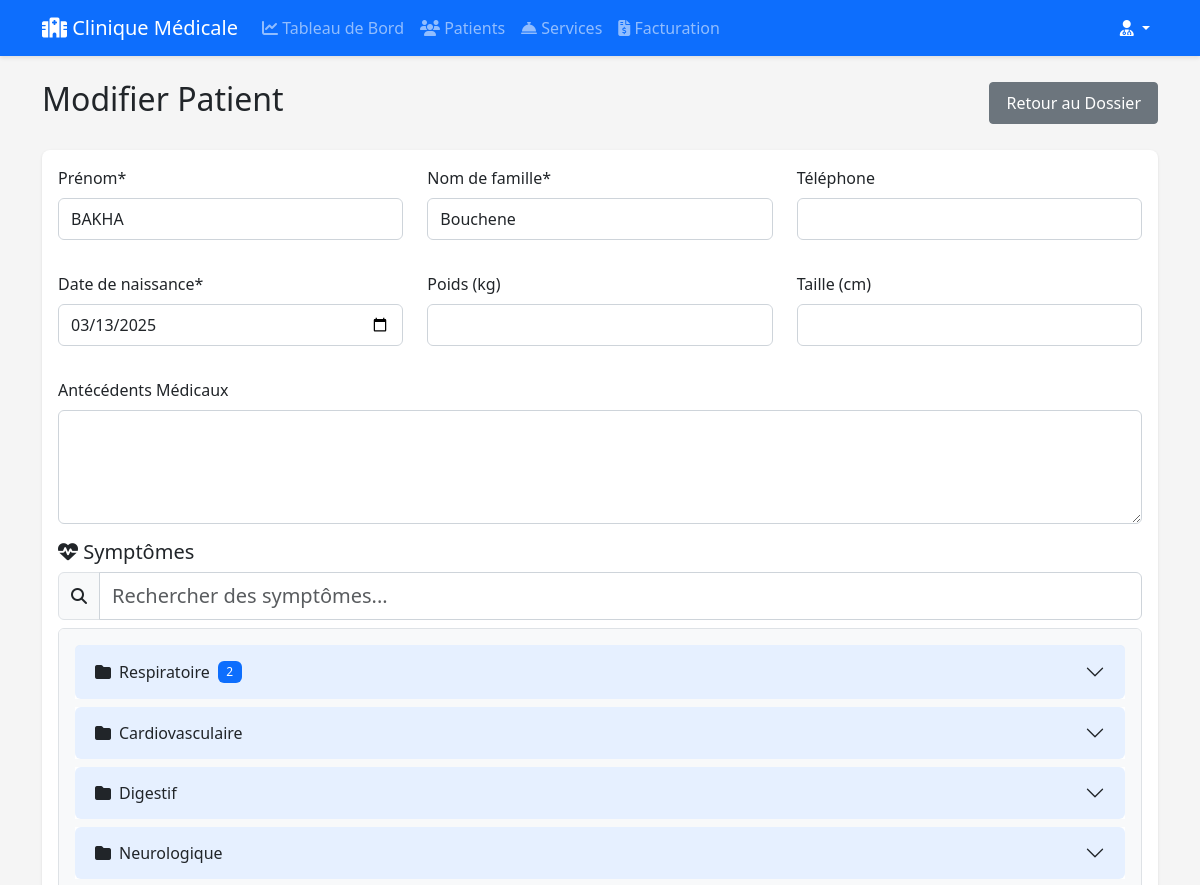
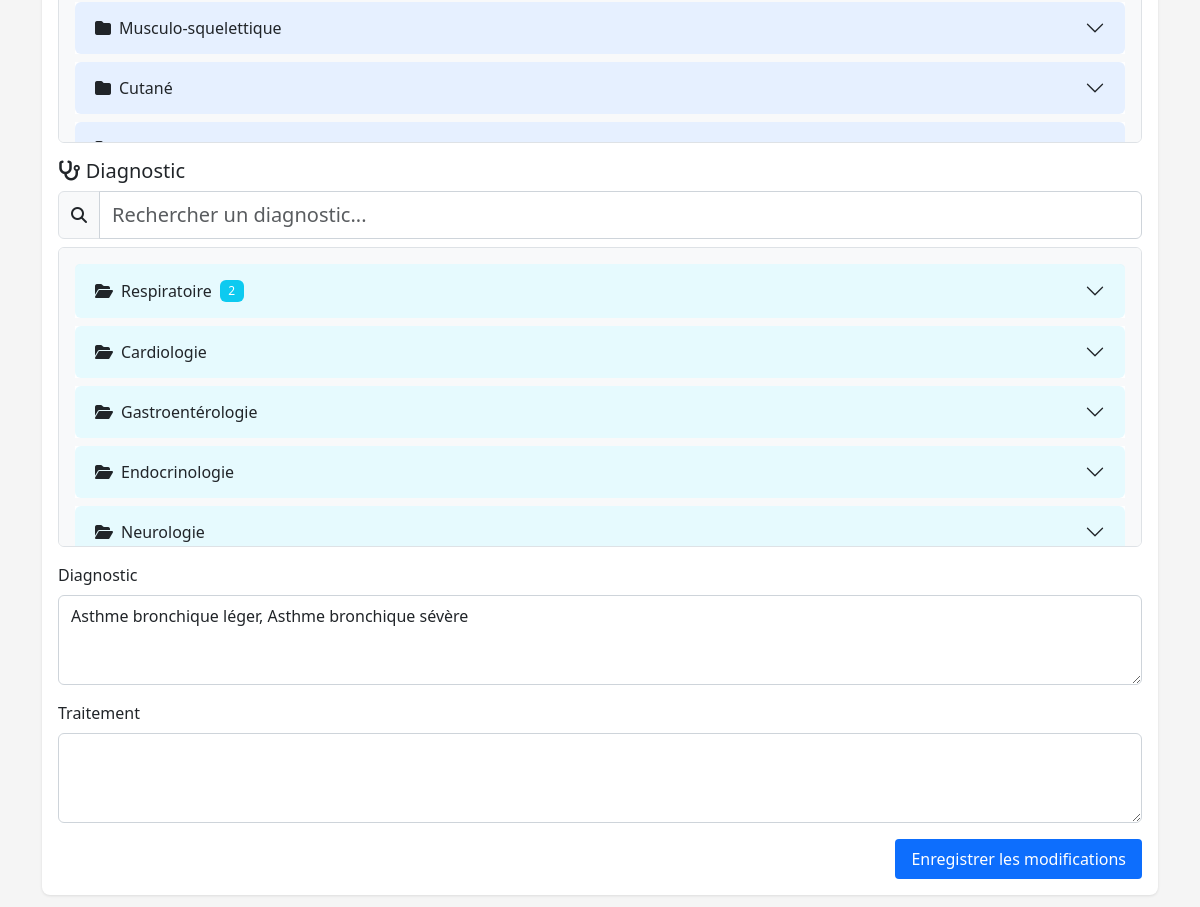
The page /patient/1/edit (signed in) on the database its author committed (2 pictures, top to bottom).
### app.py (models this page shows, shortened)
class AppSettings(db.Model):
    id = db.Column(db.Integer, primary_key=True)
    app_name = db.Column(db.String(100), nullable=False, default='Clinique Médicale')
    logo_url = db.Column(db.String(200))
    clinic_address = db.Column(db.Text)  # Ajout de l'adresse
    primary_color = db.Column(db.String(20), default='#0d6efd')
    last_updated = db.Column(db.DateTime, default=datetime.utcnow)
    @staticmethod
    def get_settings():
        settings = AppSettings.query.first()
        if not settings:
            settings = AppSettings()
            db.session.add(settings)
            db.session.commit()
        return settings

class Patient(db.Model):
    id = db.Column(db.Integer, primary_key=True)
    first_name = db.Column(db.String(100), nullable=False)
    last_name = db.Column(db.String(100), nullable=False)
    date_of_birth = db.Column(db.Date, nullable=False)
    phone = db.Column(db.String(20))
    medical_history = db.Column(db.Text)
    weight = db.Column(db.Float)
    height = db.Column(db.Float)
    diagnostic = db.Column(db.Text)
    treatment = db.Column(db.Text)
    next_appointment_date = db.Column(db.DateTime, nullable=True)
    appointments = db.relationship('Appointment', backref='patient', lazy=True)
    symptoms = db.Column(db.Text)  # Add this line

### app.py (the view, shortened to what this page needs)
@app.route('/patient/<int:patient_id>/edit', methods=['GET', 'POST'])
@require_doctor
def edit_patient(patient_id):
    patient = Patient.query.get_or_404(patient_id)
    latest_consultation = db.session.query(Consultation)\
        .join(Appointment)\
        .filter(Appointment.patient_id == patient_id)\
        .order_by(Consultation.date.desc())\
        .first()
    patient_symptoms = []
    if latest_consultation and latest_consultation.symptoms:
        patient_symptoms = [s.strip() for s in latest_consultation.symptoms.split(',')]
    elif patient.symptoms:
        patient_symptoms = [s.strip() for s in patient.symptoms.split(',')]
    return render_template('edit_patient.html',
                         patient=patient,
                         patient_symptoms=patient_symptoms,
                         latest_consultation=latest_consultation,
                         symptomes=SYMPTOMES,
                         diagnostics=DIAGNOSTICS)

### app.py (called while the page is built)
@app.context_processor
def inject_settings():
    return {'app_settings': AppSettings.get_settings()}

def require_doctor(f):
    @wraps(f)
    def decorated_function(*args, **kwargs):
        if 'user_id' not in session:
            return redirect(url_for('login'))
        user = User.query.get(session['user_id'])
        if not user or not user.is_doctor:
            flash('Accès réservé aux médecins', 'danger')
            return redirect(url_for('dashboard'))
        return f(*args, **kwargs)
    return decorated_function

    @property
    def is_doctor(self):
        return self.role == 'doctor'

### templates/edit_patient.html (shortened to what this page needs)
{% extends 'base.html' %}
{% block content %}
<div class="d-flex justify-content-between align-items-center mb-4">
    <h2>Modifier Patient</h2>
    <div>
        <a href="{{ url_for('patient_details', patient_id=patient.id) }}" class="btn btn-secondary">Retour au Dossier</a>
    </div>
</div>
<div class="card">
    <div class="card-body">
        <form method="post">
            <div class="row mb-3">
                <div class="col-md-4 mb-3">
                    <label for="first_name" class="form-label">Prénom*</label>
                    <input type="text" class="form-control" id="first_name" name="first_name"
                           value="{{ patient.first_name }}" required>
                </div>
                <div class="col-md-4 mb-3">
                    <label for="last_name" class="form-label">Nom de famille*</label>
                    <input type="text" class="form-control" id="last_name" name="last_name"
                           value="{{ patient.last_name }}" required>
                </div>
                <div class="col-md-4 mb-3">
                    <label for="phone" class="form-label">Téléphone</label>
                    <input type="tel" class="form-control" id="phone" name="phone"
                           value="{{ patient.phone }}">
                </div>
            </div>
            <div class="row mb-3">
                <div class="col-md-4 mb-3">
                    <label for="date_of_birth" class="form-label">Date de naissance*</label>
                    <input type="date" class="form-control" id="date_of_birth" name="date_of_birth"
                           value="{{ patient.date_of_birth.strftime('%Y-%m-%d') }}" required>
                </div>
                <div class="col-md-4 mb-3">
                    <label for="weight" class="form-label">Poids (kg)</label>
                    <input type="number" step="0.1" class="form-control" id="weight" name="weight"
                           value="{{ patient.weight or '' }}">
                </div>
                <div class="col-md-4 mb-3">
                    <label for="height" class="form-label">Taille (cm)</label>
                    <input type="number" step="0.1" class="form-control" id="height" name="height"
                           value="{{ patient.height or '' }}">
                </div>
            </div>
            <div class="mb-3">
                <label for="medical_history" class="form-label">Antécédents Médicaux</label>
                <textarea class="form-control" id="medical_history" name="medical_history" rows="4">{{ patient.medical_history or '' }}</textarea>
            </div>
            <div class="mb-3">
                <label class="form-label h5"><i class="fas fa-heartbeat"></i> Symptômes</label>
                <div class="input-group mb-2">
                    <span class="input-group-text"><i class="fas fa-search"></i></span>
                    <input type="text"
                           class="form-control form-control-lg"
                           id="symptoms-search"
                           placeholder="Rechercher des symptômes..."
                           autocomplete="off">
                </div>
                <div class="symptoms-container border rounded p-3 bg-light" style="max-height: 400px; overflow-y: auto;">
                    <div class="accordion custom-accordion" id="symptomsAccordion">
                        {% for category, symptoms in symptomes.items() %}
                        <div class="accordion-item symptom-category border-0 mb-2">
                            <h2 class="accordion-header">
                                <button class="accordion-button collapsed bg-primary bg-opacity-10" type="button"
                                        data-bs-toggle="collapse"
                                        data-bs-target="#category{{ loop.index }}">
                                    <i class="fas fa-folder me-2"></i> {{ category }}
                                    <span class="badge bg-primary ms-2 category-count">0</span>
                                </button>
                            </h2>
                        </div>
                        {% endfor %}
                    </div>
                </div>
            </div>
            <div class="mb-3">
                <label class="form-label h5"><i class="fas fa-stethoscope"></i> Diagnostic</label>
                <div class="input-group mb-2">
                    <span class="input-group-text"><i class="fas fa-search"></i></span>
                    <input type="text"
                           class="form-control form-control-lg"
                           id="diagnostic-search"
                           placeholder="Rechercher un diagnostic..."
                           autocomplete="off">
                </div>
                <div class="diagnostic-container border rounded p-3 bg-light" style="max-height: 300px; overflow-y: auto;">
                    <div class="accordion custom-accordion" id="diagnosticAccordion">
                        {% for category, diagnoses in diagnostics.items() %}
                        <div class="accordion-item diagnostic-category border-0 mb-2">
                            <h2 class="accordion-header">
                                <button class="accordion-button collapsed bg-info bg-opacity-10" type="button"
                                        data-bs-toggle="collapse"
                                        data-bs-target="#diagnostic{{ loop.index }}">
                                    <i class="fas fa-folder-open me-2"></i> {{ category }}
                                    <span class="badge bg-info ms-2 category-count">0</span>
                                </button>
                            </h2>
                        </div>
                        {% endfor %}
                    </div>
                </div>
            </div>
            <div class="mb-3">
                <label for="diagnostic" class="form-label">Diagnostic</label>
                <textarea class="form-control" id="diagnostic" name="diagnostic" rows="3">{{ patient.diagnostic or '' }}</textarea>
            </div>
            <div class="mb-3">
                <label for="treatment" class="form-label">Traitement</label>
                <textarea class="form-control" id="treatment" name="treatment" rows="3">{{ patient.treatment or '' }}</textarea>
            </div>
            <div class="text-end">
                <button type="submit" class="btn btn-primary">Enregistrer les modifications</button>
            </div>
        </form>
    </div>
</div>
{% endblock %}

### templates/base.html (shortened to what this page needs)
<!DOCTYPE html>
<html lang="fr">
<head>
    <link href="https://cdn.jsdelivr.net/npm/bootstrap@5.3.0/dist/css/bootstrap.min.css" rel="stylesheet">
    <link href="https://cdn.jsdelivr.net/npm/@fortawesome/fontawesome-free@6/css/all.min.css" rel="stylesheet">
    <link href="https://cdn.jsdelivr.net/npm/animate.css@4.1.1/animate.min.css" rel="stylesheet">
    <link href="https://cdn.jsdelivr.net/npm/sweetalert2@11/dist/sweetalert2.min.css" rel="stylesheet">
    <link href="{{ url_for('static', filename='css/style.css') }}" rel="stylesheet">
</head>
<body>
    {% if 'user_id' in session %}
    <nav class="navbar navbar-expand-lg navbar-dark bg-primary mb-4">
        <div class="container">
            <a class="navbar-brand" href="{{ url_for('dashboard') }}">
                <i class="fas fa-hospital"></i> {{ app_settings.app_name }}
            </a>
            <div class="collapse navbar-collapse" id="navbarNav">
                <ul class="navbar-nav me-auto">
                    <li class="nav-item">
                        <a class="nav-link {% if request.endpoint == 'dashboard' %}active{% endif %}"
                           href="{{ url_for('dashboard') }}">
                            <i class="fas fa-chart-line"></i> Tableau de Bord
                        </a>
                    </li>
                    <li class="nav-item">
                        <a class="nav-link {% if request.endpoint == 'patients' %}active{% endif %}"
                           href="{{ url_for('patients') }}">
                            <i class="fas fa-users"></i> Patients
                        </a>
                    </li>
                    {% if session.get('user_role') == 'doctor' %}
                    <li class="nav-item">
                        <a class="nav-link {% if request.endpoint == 'manage_services' %}active{% endif %}"
                           href="{{ url_for('manage_services') }}">
                            <i class="fas fa-concierge-bell"></i> Services
                        </a>
                    </li>
                    <li class="nav-item">
                        <a class="nav-link {% if request.endpoint == 'billing' %}active{% endif %}"
                           href="{{ url_for('billing') }}">
                            <i class="fas fa-file-invoice-dollar"></i> Facturation
                        </a>
                    </li>
                    {% endif %}
                </ul>
                <div class="navbar-nav">
                    <div class="nav-item dropdown">
                        <a class="nav-link dropdown-toggle text-white" href="#" id="userDropdown"
                           role="button" data-bs-toggle="dropdown">
                            <i class="fas fa-user-md"></i>
                        </a>
                    </div>
                </div>
            </div>
        </div>
    </nav>
    {% endif %}
    <div class="container">
        {% block content %}{% endblock %}
    </div>
</body>
</html>

### static/css/style.css (style rules this page uses)
:root { --primary-color: #0d6efd; --secondary-color: #6c757d; --success-color: #198754; --warning-color: #ffc107; --danger-color: #dc3545; --light-bg: #f8f9fa; }
body { background-color: var(--light-bg); }
.card { border: none; border-radius: 0.5rem; box-shadow: 0 2px 4px rgba(0,0,0,0.05); transition: transform 0.2s ease, box-shadow 0.2s ease; }
.form-control { border-radius: 0.375rem; border: 1px solid #ced4da; padding: 0.5rem 0.75rem; }
.btn { border-radius: 0.375rem; padding: 0.5rem 1rem; transition: all 0.2s ease; }
.btn-primary { background: var(--primary-color); border: none; }
body { background-color: #f5f5f5; }
.navbar { box-shadow: 0 2px 4px rgba(0, 0, 0, 0.1); }
.card { box-shadow: 0 1px 3px rgba(0, 0, 0, 0.1); border-radius: 8px; margin-bottom: 20px; }
.btn { border-radius: 4px; }
.badge { font-weight: 500; padding: 5px 8px; }

### templates/edit_patient.html (style rules this page uses)
.custom-accordion .accordion-button { border-radius: 6px; margin-bottom: 2px; }
.category-count { min-width: 24px; }

### rows shown on the page
AppSettings: app_name "Clinique Médicale"
Patient: first_name "BAKHA", last_name "Bouchene", date_of_birth "03/13/2025", diagnostic "Asthme bronchique léger, Asthme bronchique sévère"

### other values the page prints
{{ category }} "Respiratoire" "Cardiovasculaire" "Digestif" "Neurologique" "Musculo-squelettique" "Cutané"
{{ category }} "Respiratoire" "Cardiologie" "Gastroentérologie" "Endocrinologie" "Neurologie"
